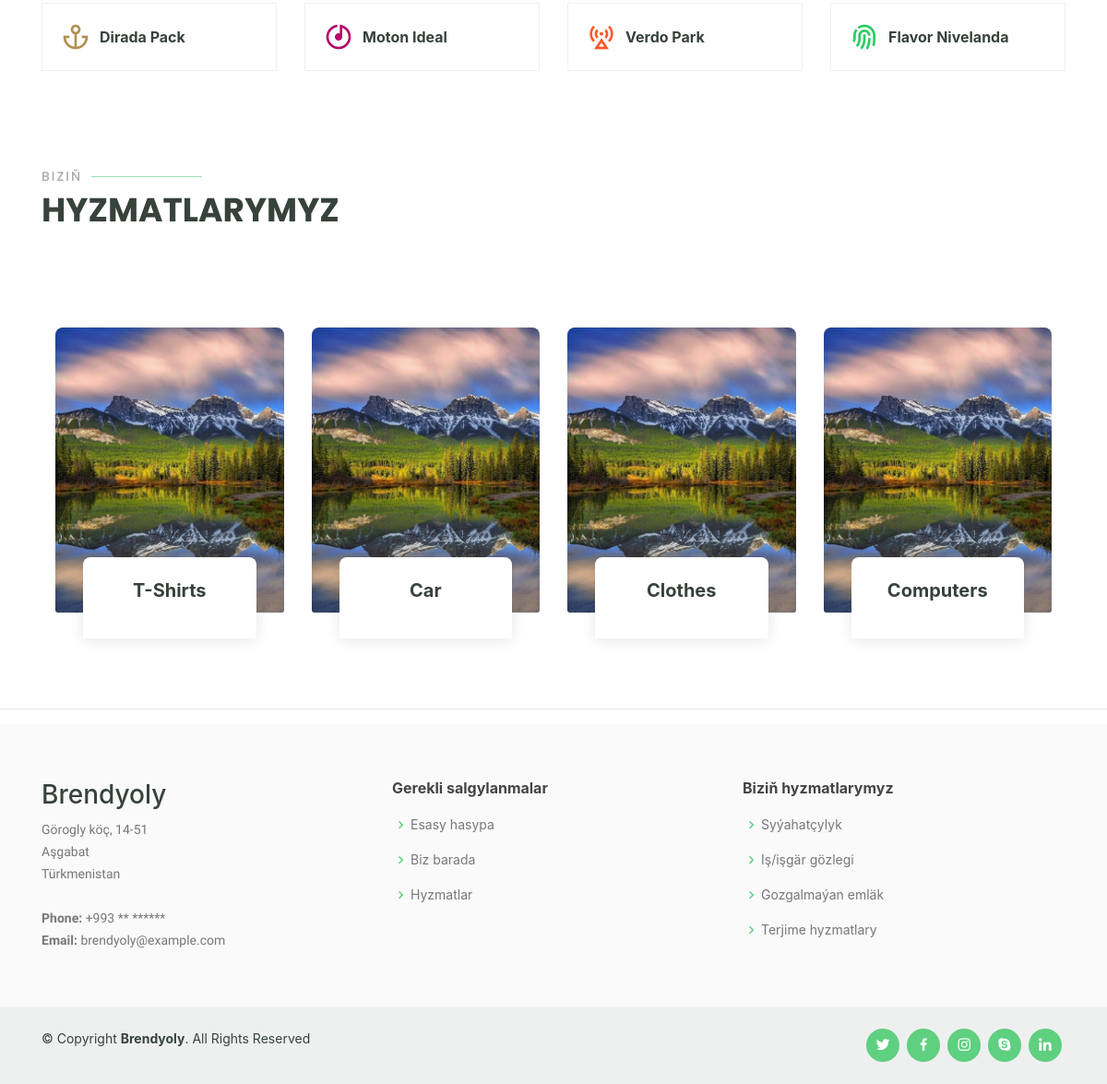
Before: / (lower part) with the older database file.
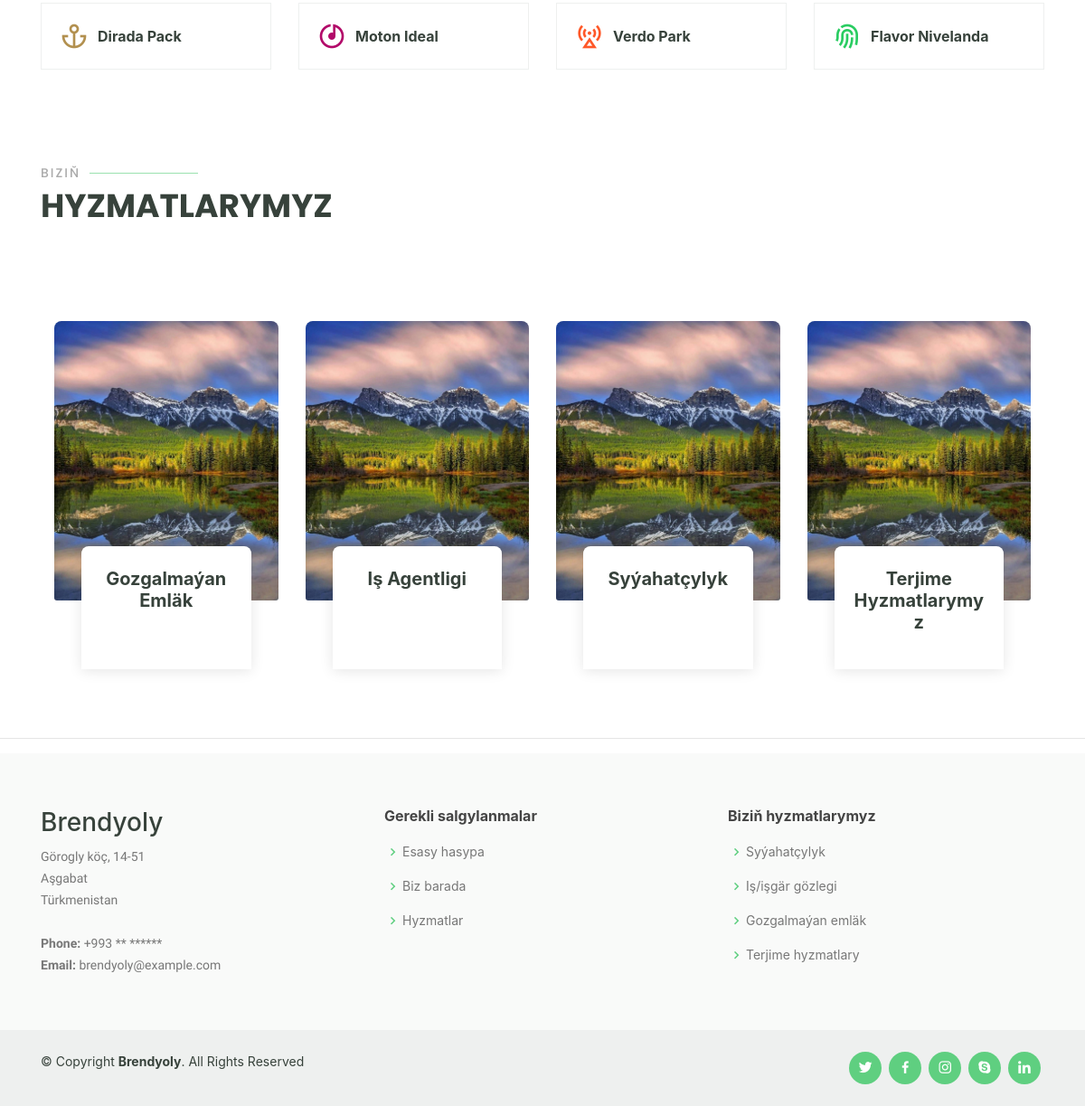
After: the same page with the newer database file.
### main/models.py (models this page shows, shortened)
class Category(models.Model):
    name = models.CharField(max_length=200)
    image = models.ImageField(upload_to='media/')
    slug = models.SlugField(max_length=200, unique=True)
    class Meta:
        ordering = ['name']
        verbose_name = 'category'
        verbose_name_plural = 'categories'

### main/views.py (the view)
def home(request):
    four_categories = Category.objects.all()[0:4]
    context = {'four_categories': four_categories}
    return render(request, 'home.html', context)

### main/templates/home.html (shortened to what this page needs)
{% extends 'base.html' %}
{% load static %}
{% block content %}
<section id="features" class="features">
	<div class="container" data-aos="fade-up">
		<div class="row" data-aos="zoom-in" data-aos-delay="100">
			<div class="col-lg-3 col-md-4 mt-4">
				<div class="icon-box">
					<i class="ri-anchor-line" style="color: #b2904f;"></i>
					<h3><a href="">Dirada Pack</a></h3>
				</div>
			</div>
			<div class="col-lg-3 col-md-4 mt-4">
				<div class="icon-box">
					<i class="ri-disc-line" style="color: #b20969;"></i>
					<h3><a href="">Moton Ideal</a></h3>
				</div>
			</div>
			<div class="col-lg-3 col-md-4 mt-4">
				<div class="icon-box">
					<i class="ri-base-station-line" style="color: #ff5828;"></i>
					<h3><a href="">Verdo Park</a></h3>
				</div>
			</div>
			<div class="col-lg-3 col-md-4 mt-4">
				<div class="icon-box">
					<i class="ri-fingerprint-line" style="color: #29cc61;"></i>
					<h3><a href="">Flavor Nivelanda</a></h3>
				</div>
			</div>
		</div>
	</div>
</section>
<section id="popular-courses" class="courses">
	<div class="container" data-aos="fade-up">
		<div class="section-title">
			<h2>Biziň</h2>
			<p>Hyzmatlarymyz</p>
		</div>
		<section id="events" class="events">
			<div class="container" data-aos="fade-up">
				<div class="row">
				{% for category in four_categories %}
					<div class="col-md-3 d-flex align-items-stretch">
						<div class="card">
							<div class="card-img">
								<img src="/media/{{category.image}}" alt="">
							</div>
							<div class="card-body">
								<h5 class="card-title"><a href={% url 'category_news' category.slug %}>{{ category.name | title }}</a></h5>
							</div>
						</div>
					</div>
					{% endfor %}
				</div>
			</div>
		</section>
</section>
{% endblock %}

### main/templates/base.html (shortened to what this page needs)
{% load static %}
<!DOCTYPE html>
<html>
<head>
	<link rel="stylesheet" type="text/css" href="{% static 'vendor/bs4/bootstrap.min.css' %}" />
  <link href="{% static 'vendor/bootstrap-icons/bootstrap-icons.css' %}" rel="stylesheet">
  <link href="{% static 'vendor/boxicons/css/boxicons.min.css' %}" rel="stylesheet">
  <link href="{% static 'vendor/remixicon/remixicon.css' %}" rel="stylesheet">
  <link href="{% static 'vendor/swiper/swiper-bundle.min.css' %}" rel="stylesheet">
    <link rel="stylesheet" src="{% static 'vendor/aos/aos.css' %}">
    <link rel="stylesheet" href="{% static 'vendor/css/main.css' %}">
</head>
<body>
    {% block content %}
    {% endblock %}
<hr/>
  <footer id="footer">
    <div class="footer-top">
      <div class="container">
        <div class="row">
          <div class="col-lg-4 col-md-4 footer-contact">
            <h3>Brendyoly</h3>
            <p>
              Görogly köç, 14-51 <br>
              Aşgabat<br>
              Türkmenistan <br><br>
              <strong>Phone:</strong> +993 ** ******<br>
              <strong>Email:</strong> brendyoly@example.com<br>
            </p>
          </div>
          <div class="col-lg-4 col-md-4 footer-links">
            <h4>Gerekli salgylanmalar</h4>
            <ul>
              <li><i class="bx bx-chevron-right"></i> <a href={% url 'home' %}>Esasy hasypa</a></li>
              <li><i class="bx bx-chevron-right"></i> <a href={% url 'about' %}>Biz barada</a></li>
              <li><i class="bx bx-chevron-right"></i> <a href="#">Hyzmatlar</a></li>
            </ul>
          </div>
          <div class="col-lg-4 col-md-4 footer-links">
            <h4>Biziň hyzmatlarymyz</h4>
            <ul>
              <li><i class="bx bx-chevron-right"></i> <a href="#">Syýahatçylyk</a></li>
              <li><i class="bx bx-chevron-right"></i> <a href="#">Iş/işgär gözlegi</a></li>
              <li><i class="bx bx-chevron-right"></i> <a href="#">Gozgalmaýan emläk</a></li>
              <li><i class="bx bx-chevron-right"></i> <a href="#">Terjime hyzmatlary</a></li>
            </ul>
          </div>
        </div>
      </div>
    </div>
    <div class="container d-md-flex py-4">
      <div class="me-md-auto text-center text-md-start" style="margin-right: auto!important;">
        <div class="copyright">
          &copy; Copyright <strong><span>Brendyoly</span></strong>. All Rights Reserved
        </div>
      </div>
      <div class="social-links text-center text-md-right pt-3 pt-md-0">
        <a href="#" class="twitter"><i class="bx bxl-twitter"></i></a>
        <a href="#" class="facebook"><i class="bx bxl-facebook"></i></a>
        <a href="#" class="instagram"><i class="bx bxl-instagram"></i></a>
        <a href="#" class="google-plus"><i class="bx bxl-skype"></i></a>
        <a href="#" class="linkedin"><i class="bx bxl-linkedin"></i></a>
      </div>
    </div>
  </footer>
</body>
</html>

Changed rows visible on the page:
changed Category: name "T-Shirts" → "Gozgalmaýan Emläk"
changed Category: name "Clothes" → "Iş Agentligi"; moves up the list
changed Category: name "Car" → "Syýahatçylyk"
changed Category: name "Computers" → "Terjime Hyzmatlarymyz"
